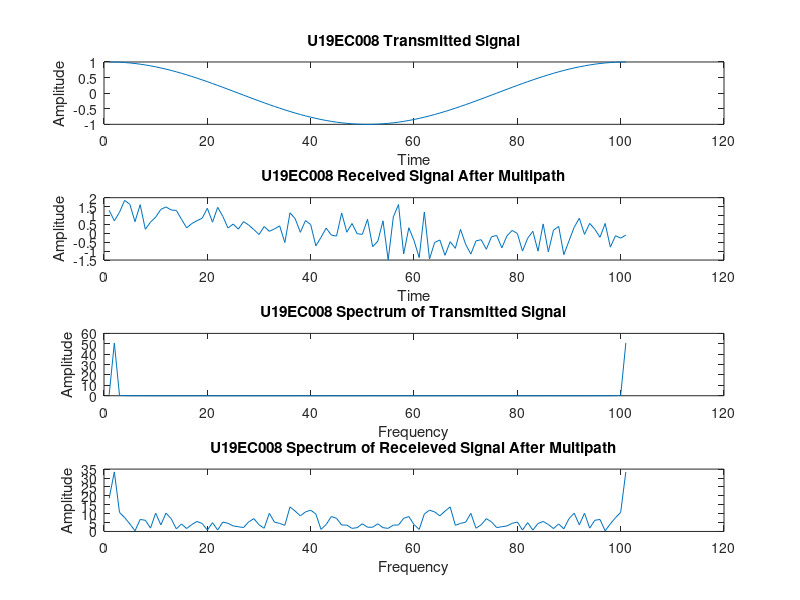
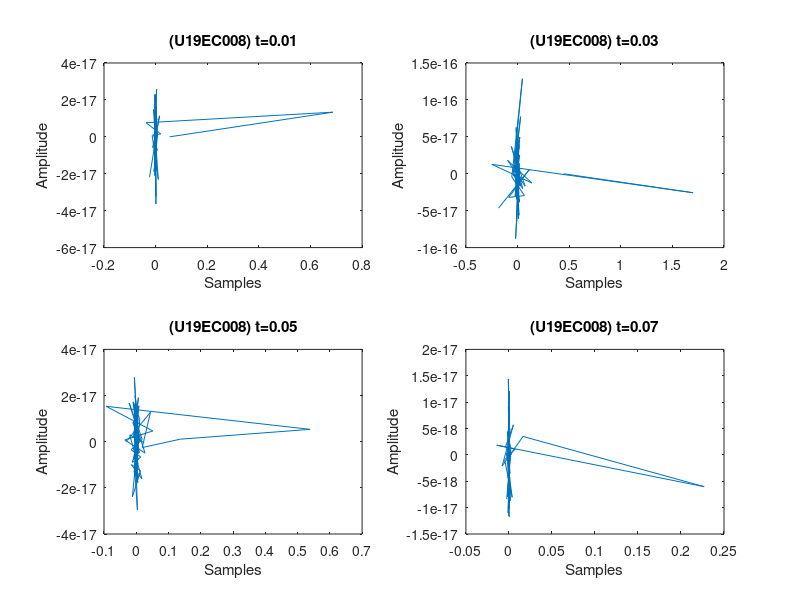
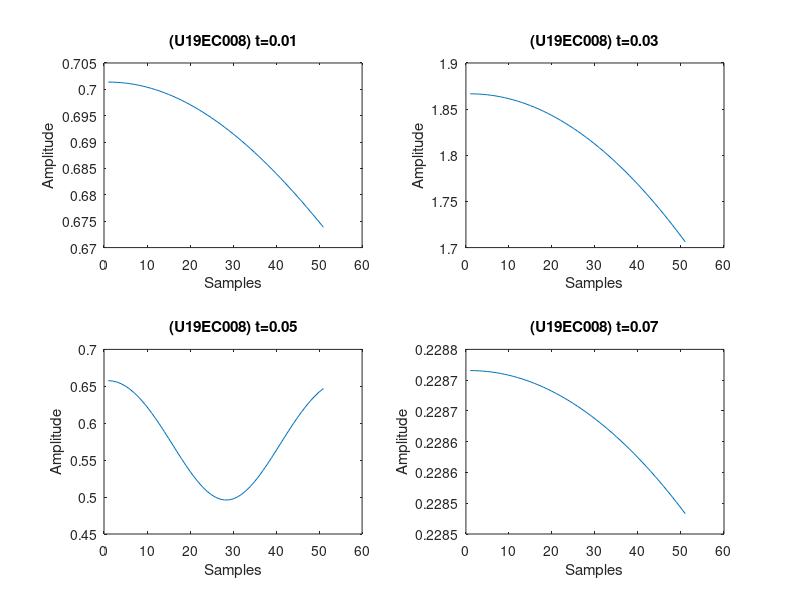

MATLAB code to generate these figures, in order:
% LAB 02 U19EC008
clc;
clear all;
close all;

% Transmitted Signal Frequency
f = 1;

% Number of paths
nop = 2;

% Received Signal
rxsignal = [];
t = 0:0.01:1;

% Transmitted Signal
txsignal = cos(2*pi*f*t);

z = 1;

for t = 0:0.01:1
    temp = 0;
    for p = 1:1:nop
        beta(p) = rand;
        delay(p) = rand*t;
        temp = temp + beta(p)*exp(1i*2*pi*f*(t-delay(p)));
    end
    BETA{z} = beta;
    DELAY{z} = delay;
    beta = 0;
    delay = 0;
    rxsignal = [rxsignal temp];
    z = z+1;
end
save CONSTANTS BETA DELAY

% OUTPUTS
figure(1);
subplot(4, 1, 1);
plot(txsignal);
title('U19EC008 Transmitted Signal');
ylabel('Amplitude');
xlabel('Time');

subplot(4, 1, 2);
plot(real(rxsignal));
title('U19EC008 Received Signal After Multipath');
ylabel('Amplitude');
xlabel('Time');

subplot(4, 1, 3);
plot(abs(fft(txsignal)));
title('U19EC008 Spectrum of Transmitted Signal');
ylabel('Amplitude');
xlabel('Frequency');

subplot(4, 1, 4);
plot(abs(fft(real(rxsignal))));
title('U19EC008 Spectrum of Receieved Signal After Multipath');
ylabel('Amplitude');
xlabel('Frequency');

hold 

% TRANSFER FUNCTION PART
load CONSTANTS
fs = 100;
u = 1;
for f=0:fs/101:(50*fs)/101
    rxsignal=[];
    temp = 0;
    z = 1;
    for t = 0:0.01:1
        temp = 0;
        for p=1:1:nop
            temp = temp + BETA{z}(p)*exp(1i*2*pi*f*(t-DELAY{z}(p)));
        end
        rxsignal = [rxsignal temp];
        z = z+1;
    end
    t = 0:0.01:1;
    tv_TF_f{u} = rxsignal.*exp(-1i*2*pi*f*t);
    u = u + 1;
end 
    
TEMP = cell2mat(tv_TF_f');
for i=1:1:101
    u = TEMP(:,i);
    u1=[u;transpose(u(length(u):-1:2)')];
    tv_TF_t{i} = ifft(u1);
end

TF_mat = abs(cell2mat(tv_TF_f'));
IR_mat = cell2mat(tv_TF_t);

s = [2:2:8];

for i=1:1:4
    figure(2);
    subplot (2,2,i);
    plot(IR_mat(1:1:101,s(i)));
    title(strcat('(U19EC008) t=',num2str((s(i)-1)/100)));
    xlabel('Samples');
    ylabel('Amplitude');
    figure(3);
    subplot(2,2,i);
    plot(TF_mat(:,s(i)));
    title(strcat('(U19EC008) t=',num2str((s(i)-1)/100)));
    xlabel('Samples');
    ylabel('Amplitude');
end
       